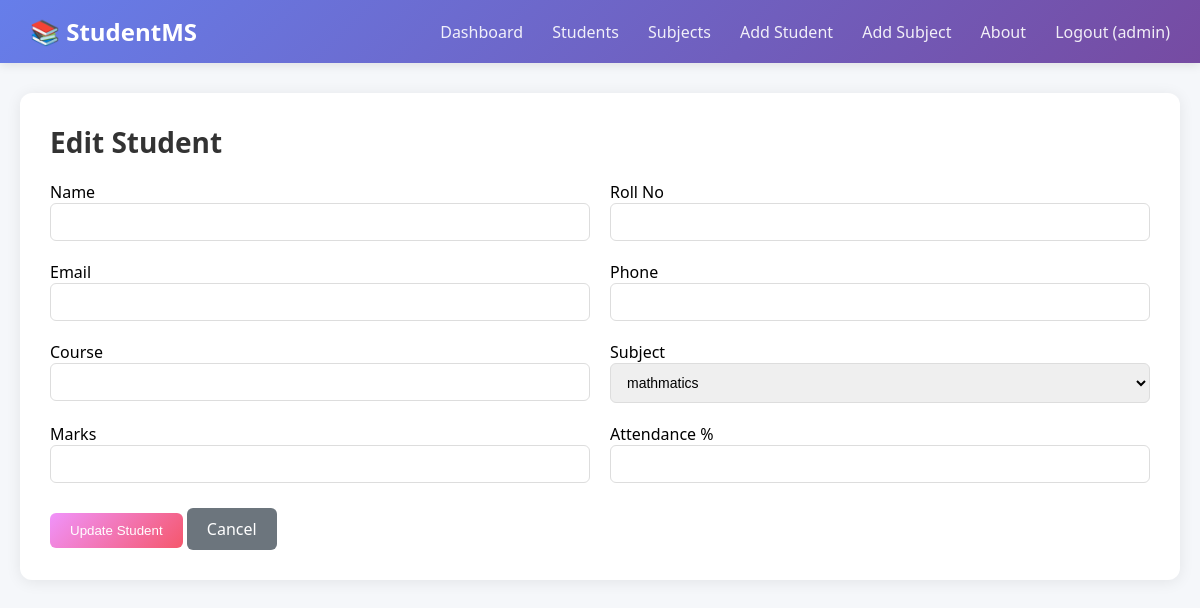
Before: /edit/8 (signed in) with the older database file.
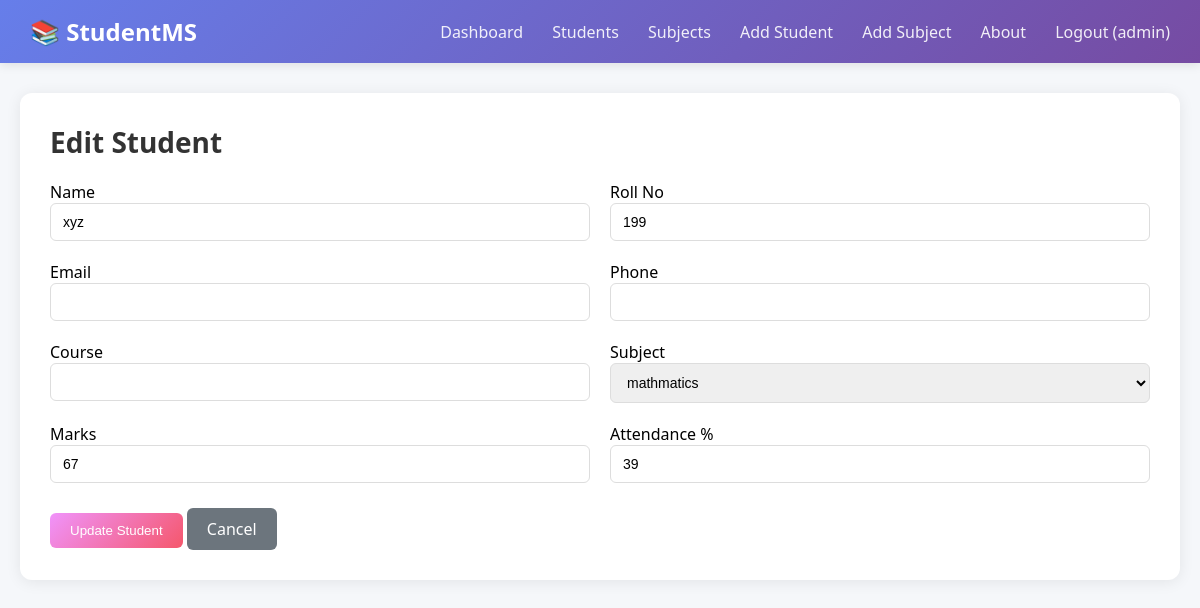
After: the same page with the newer database file.
### tables this page shows
CREATE TABLE student
                    (id INTEGER PRIMARY KEY AUTOINCREMENT,
                     name TEXT,
                     roll_no TEXT UNIQUE,
                     subject_id INTEGER,
                     marks INTEGER,
                     attendance INTEGER,
                     created_by INTEGER,
                     FOREIGN KEY(subject_id) REFERENCES subjects(id),
                     FOREIGN KEY(created_by) REFERENCES users(id));

### app.py (the view, shortened to what this page needs)
@app.route('/edit/<int:id>', methods=['GET', 'POST'])
@login_required
@admin_required
def edit(id):
    conn = get_db()
    student = conn.execute("SELECT * FROM student WHERE id=?", (id,)).fetchone()
    subjects = conn.execute("SELECT * FROM subjects").fetchall()
    conn.close()
    return render_template('edit.html', student=student, subjects=subjects)

### app.py (called while the page is built)
def get_db():
    os.makedirs(os.path.dirname(DB_PATH), exist_ok=True)
    conn = sqlite3.connect(DB_PATH)
    conn.row_factory = sqlite3.Row
    return conn

def login_required(f):
    @wraps(f)
    def decorated(*args, **kwargs):
        if 'user_id' not in session:
            flash('Please login first!', 'danger')
            return redirect(url_for('login'))
        return f(*args, **kwargs)
    return decorated

def admin_required(f):
    @wraps(f)
    def decorated(*args, **kwargs):
        if 'role' not in session or session['role']!= 'admin':
            flash('Admin access required! Current role: ' + session.get('role', 'None'), 'danger')
            return redirect(url_for('subjects'))
        return f(*args, **kwargs)
    return decorated

### templates/edit.html
{% extends "base.html" %}
{% block content %}
<div class="card">
    <h2>Edit Student</h2>
    <form method="POST" style="margin-top: 20px;">
        <div style="display: grid; grid-template-columns: 1fr 1fr; gap: 20px;">
            <div><label>Name</label><input type="text" name="name" value="{{ student.name }}" required></div>
            <div><label>Roll No</label><input type="text" name="roll_no" value="{{ student.roll_no }}" required></div>
            <div><label>Email</label><input type="email" name="email" value="{{ student.email }}" required></div>
            <div><label>Phone</label><input type="text" name="phone" value="{{ student.phone }}" required></div>
            <div><label>Course</label><input type="text" name="course" value="{{ student.course }}" required></div>
            <div>
                <label>Subject</label>
                <select name="subject" required>
                    {% for sub in subjects %}
                        <option value="{{ sub.subject_name }}" {% if sub.subject_name==student.subject %}selected{% endif %}>{{ sub.subject_name }}</option>
                    {% endfor %}
                </select>
            </div>
            <div><label>Marks</label><input type="number" name="marks" value="{{ student.marks }}" min="0" max="100" required></div>
            <div><label>Attendance %</label><input type="number" name="attendance" value="{{ student.attendance }}" min="0" max="100" required></div>
        </div>
        <div style="margin-top: 25px;">
            <button type="submit" class="btn btn-warning">Update Student</button>
            <a href="/records" class="btn" style="background: #6c757d; color: white;">Cancel</a>
        </div>
    </form>
</div>
{% endblock %}

Changed rows visible on the page:
added student: name "xyz", roll_no "199", marks "67", attendance "39"
